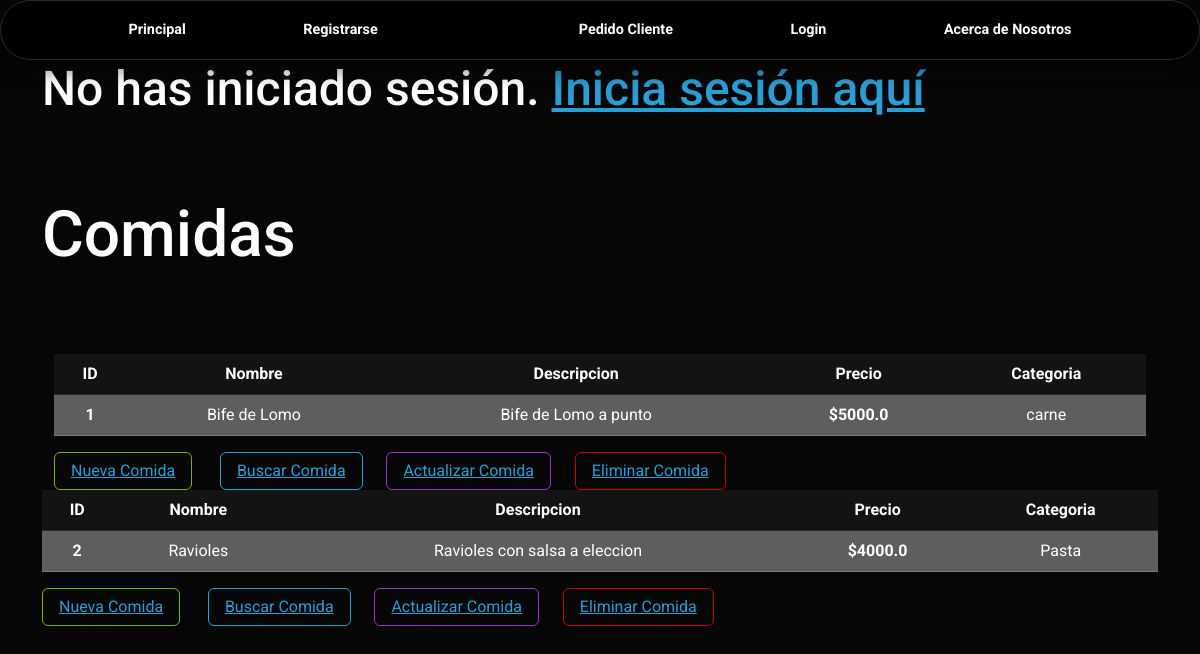
Screenshot of /comidas/ with the database file from the repository.
### App/models.py (models this page shows, shortened)
class Comida(models.Model):
    nombre = models.CharField(max_length=50)
    descripcion = models.TextField()
    precio = models.FloatField()
    categoria = models.ForeignKey(Categoria, on_delete=models.CASCADE)

class Categoria(models.Model):
    nombre = models.CharField(max_length=50)
    def __str__(self):
        return self.nombre

### App/views.py (the view)
# urls.py: path('comidas/', views.mostrar_comida, name='Comida'),
def mostrar_comida(request):
    comida = Comida.objects.all()
    context = {'comida': comida}
    return render(request, 'App/Comida.html', context)

### App/templates/App/Comida.html (shortened to what this page needs)
{% extends 'App/base.html' %}
{% load static %}
{% block codigoDinamico %}
<div class="container"transition-style="in:wipe:up">
    <h1> Comidas </h1> <br> <br> <br>
{% for comida in comida %}
    <div class="container"transition-style="in:wipe:up">
        <table class="table table-hover text-center">
            <tbody>
                <th scope="col">ID</th>
                <th scope="col">Nombre</th>
                <th scope="col">Descripcion</th>
                <th scope="col">Precio</th>
                <th scope="col">Categoria</th>
                <tr class="table-secondary text-center">
                    <th>   {{ comida.id }}</th>
                    <td>   {{ comida.nombre }}</td>
                    <td>   {{ comida.descripcion }}</td>
                    <th>  ${{ comida.precio }}</th>
                    <td>   {{ comida.categoria }}</td>
            </tbody>
        </table>
    </div>
    <div class="container">
        <button type="button" class="btn btn-outline-success">
            <a href="{% url 'Crear Comida' %}">Nueva Comida</a>
        </button> &nbsp; &nbsp; &nbsp;
        <button type="button" class="btn btn-outline-primary">
            <a  href="{% url 'Buscar Comida' %}">Buscar Comida</a>
        </button> &nbsp; &nbsp;&nbsp;
        <button type="button" class="btn btn-outline-info">
            <a href="{% url 'Actualizar Comida' comida_id=comida.id %}">Actualizar Comida</a>
        </button> &nbsp; &nbsp;&nbsp;
        <button type="button" class="btn btn-outline-danger">
            <a href="{% url 'Eliminar Comida' comida_id=comida.id %}">Eliminar Comida</a>
        </button> &nbsp; &nbsp;&nbsp;
    </div>
</div>
{% endfor %}
{% endblock %}

### rows the page displays
Comida: id "1", nombre "Bife de Lomo", descripcion "Bife de Lomo a punto", precio "5000.0", categoria "carne"
Comida: id "2", nombre "Ravioles", descripcion "Ravioles con salsa a eleccion", precio "4000.0", categoria "Pasta"
